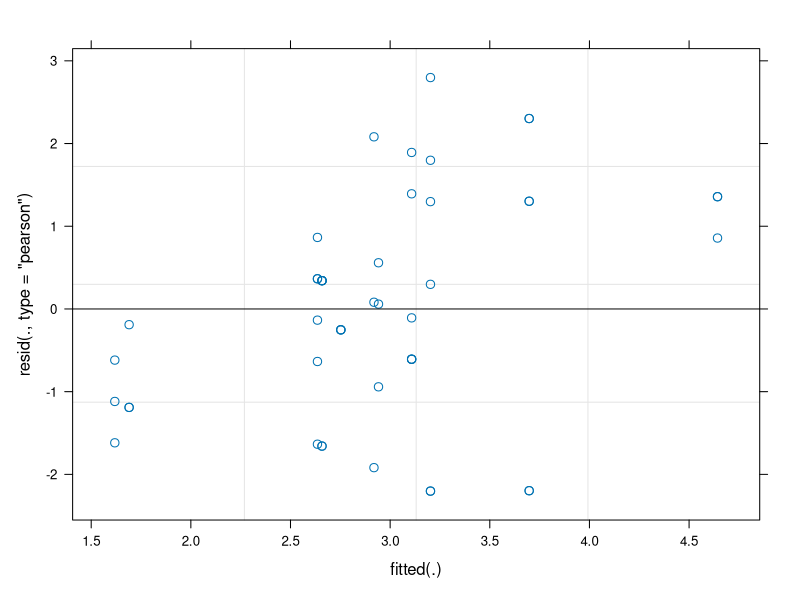

Write R code to recreate this figure. (Note: this script raises an error after producing the figure.)
#Copyright (c) 2024 [Marissa Mae Langager]

#Permission is hereby granted, free of charge, to any person obtaining a copy
#of this software and associated documentation files (the "Software"), to deal
#in the Software without restriction, including without limitation the rights
#to use, copy, modify, merge, publish, distribute, sublicense, and/or sell
#copies of the Software, and to permit persons to whom the Software is
#furnished to do so, subject to the following conditions:

#The above copyright notice and this permission notice shall be included in all
#copies or substantial portions of the Software.

#THE SOFTWARE IS PROVIDED "AS IS", WITHOUT WARRANTY OF ANY KIND, EXPRESS OR
#IMPLIED, INCLUDING BUT NOT LIMITED TO THE WARRANTIES OF MERCHANTABILITY,
#FITNESS FOR A PARTICULAR PURPOSE AND NONINFRINGEMENT. IN NO EVENT SHALL THE
#AUTHORS OR COPYRIGHT HOLDERS BE LIABLE FOR ANY CLAIM, DAMAGES OR OTHER
#LIABILITY, WHETHER IN AN ACTION OF CONTRACT, TORT OR OTHERWISE, ARISING FROM,
#OUT OF OR IN CONNECTION WITH THE SOFTWARE OR THE USE OR OTHER DEALINGS IN THE
#SOFTWARE.

library(ggplot2)
library(car)
library(dplyr)
library(effects)
library(scales)
library(lme4)


#full dataset
flock_eye <- read.csv("eye_score_all.csv")
View(flock_eye)


#converting full dataset into proper classes
str(flock_eye)

flock_eye$bird.id <- as.factor(flock_eye$bird.id)
flock_eye$flock.trt <- as.factor(flock_eye$flock.trt)
flock_eye$assign.trt <- as.factor(flock_eye$assign.trt)
flock_eye$mg.status <- as.factor(flock_eye$mg.status)
flock_eye$PID.code <- as.factor(flock_eye$PID.code)

flock_eye <- mutate(flock_eye, 
                 flock.trt=factor(flock.trt,
                              levels = c("s", "fl")))
levels(flock_eye$flock.trt)

#Nice Labels
flock_eye$PID2[flock_eye$PID.code=="a"]="Day -4"
flock_eye$PID2[flock_eye$PID.code=="b"]="Day 7/8"
flock_eye$PID2[flock_eye$PID.code=="c"]="Day 15/16"

View(flock_eye)

str(flock_eye$PID2)
flock_eye$PID2 <- as.factor(flock_eye$PID2)


#models
#dataset with only birds inoculated with MG
infonly <-flock_eye[which(flock_eye$assign.trt=="i"),]
View(infonly)

infonly2 <- infonly[-which(infonly$PID=="-4"),] #dataset removing pre-inoculation eye score (reduce 0s)


infonly4 <- infonly[which(infonly$PID2=="Day 7/8"),]
mean(infonly4$comb.score)
sd(infonly4$comb.score)

infonly3 <-infonly[which(infonly$PID2=="Day 15/16"),]
View(infonly3)
mean(infonly3$comb.score)
sd(infonly3$comb.score)

mod2 <- lmer(comb.score ~ flock.trt + (1|bird.id), data = infonly2)
summary(mod2)
Anova(mod2, type = 2)


plot(mod2)
plot(allEffects(mod2))
resmod2 <- resid(mod2)
hist(resmod2)


eyeplot <- ggplot(data = infonly2, aes(x=PID2, y=comb.score, color=flock.trt))+
  scale_color_manual(values = c("#BC544B", "#63C5DA"))+
  geom_boxplot(outlier.shape = NA)+
  ylab("Eye Score")+
  xlab("Post-inoculation Day")+
  scale_x_discrete(limits=c("Day 7/8","Day 15/16"))+
  geom_jitter(position = position_jitterdodge(jitter.width=0.6, jitter.height = 0, dodge.width=0.75))

eyeplot

#path
flock_path <- read.csv("path_load_all.csv")
View(flock_path)

str(flock_path)
flock_path$bird.id <- as.factor(flock_path$bird.id)
flock_path$flock.trt <- as.factor(flock_path$flock.trt)
flock_path$assign.trt <- as.factor(flock_path$assign.trt)
flock_path$mg.status.path <- as.factor(flock_path$mg.status.path)
flock_path$PID.code <- as.factor(flock_path$PID.code)

flock_path <- mutate(flock_path, 
                    flock.trt=factor(flock.trt,
                                     levels = c("s", "fl")))

infonlypath <-flock_path[which(flock_path$assign.trt=="i"),]
View(infonlypath)

pathmod1 <- lmer(path.load ~ flock.trt + (1|bird.id), data = infonlypath)
summary(pathmod1)
Anova(pathmod1, type = 2)

plot(allEffects(pathmod1))
plot(pathmod1)

infonlypath$PID2[infonlypath$PID.code=="a"]="Day 7/8"

infonlypath$PID2[infonlypath$PID.code=="b"]="Day 15/16"

pathplot1 <- ggplot(data = infonlypath, aes(x=PID2, y=path.load, color=flock.trt))+
  scale_colour_manual(values = c("fl" = "#63C5DA", "s" = "#BC544B"), labels = c("fl" = "flock-housed", "s" = "single-housed"))+
  geom_boxplot(outlier.shape = NA)+
  ylab("Pathogen Load")+
  xlab("Post-inoculation Day")+
  scale_x_discrete(limits=c("Day 7/8", "Day 15/16"))+
  geom_jitter(position = position_jitterdodge(jitter.width=0.6, jitter.height = 0, dodge.width=0.75))

pathplot1

ggarrange(eyeplot, pathplot1)
